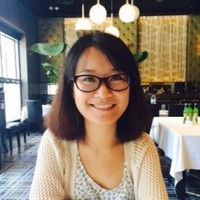
#> input picture 001/picture.jpeg, 200 x 200 px
$ python 001.py
#> lines starting #> are read from the running program, lines starting #| are printed output that depends on the picture
#!/usr/bin/env python
# -*- coding: utf-8 -*-
# @Date    : 2018-09-03 10:10:06
# @Author  : Huijun Wang

from PIL import Image, ImageDraw, ImageFont

img = Image.open("picture.jpeg")
#> img is the input picture: PIL image 200x200 RGB; mean R, G, B 136.5, 124.6, 111.7

width, height = img.size
#> width = 200; height = 200
d = ImageDraw.Draw(img)

font = ImageFont.truetype("Arial.ttf", 25)

d.text((width-20,20), "4", fill = (255,0,0), font=font)

img.save('picture1.jpeg')
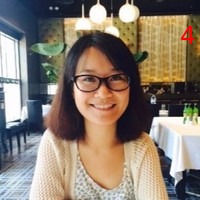
#> saved as picture1.jpeg: PIL image 200x200 RGB; mean R, G, B 136.8, 124.4, 111.6
im = Image.open("picture1.jpeg")

im.show()
